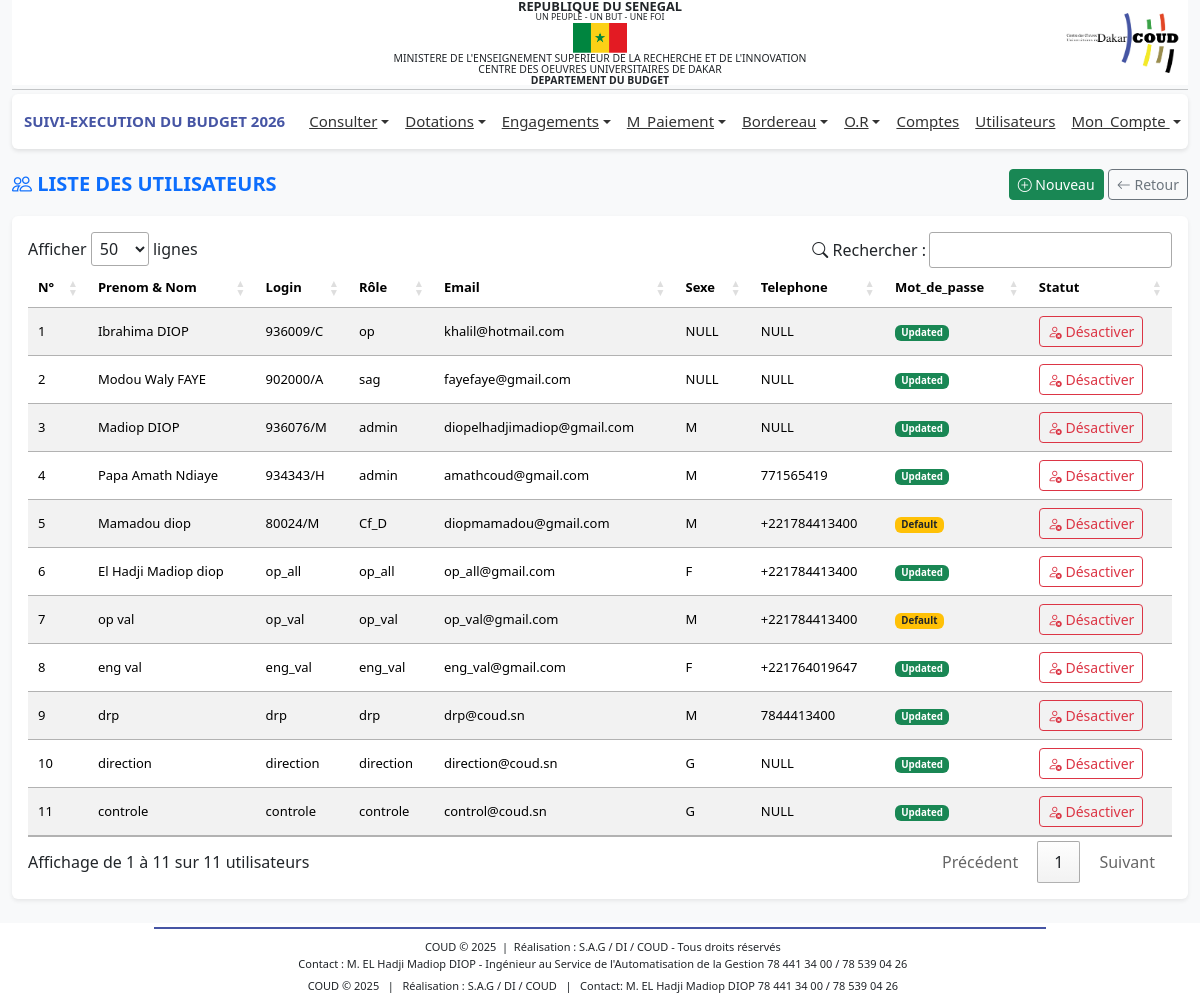
Page /profiles/dba/liste_users.php (signed in) on the earlier database version.
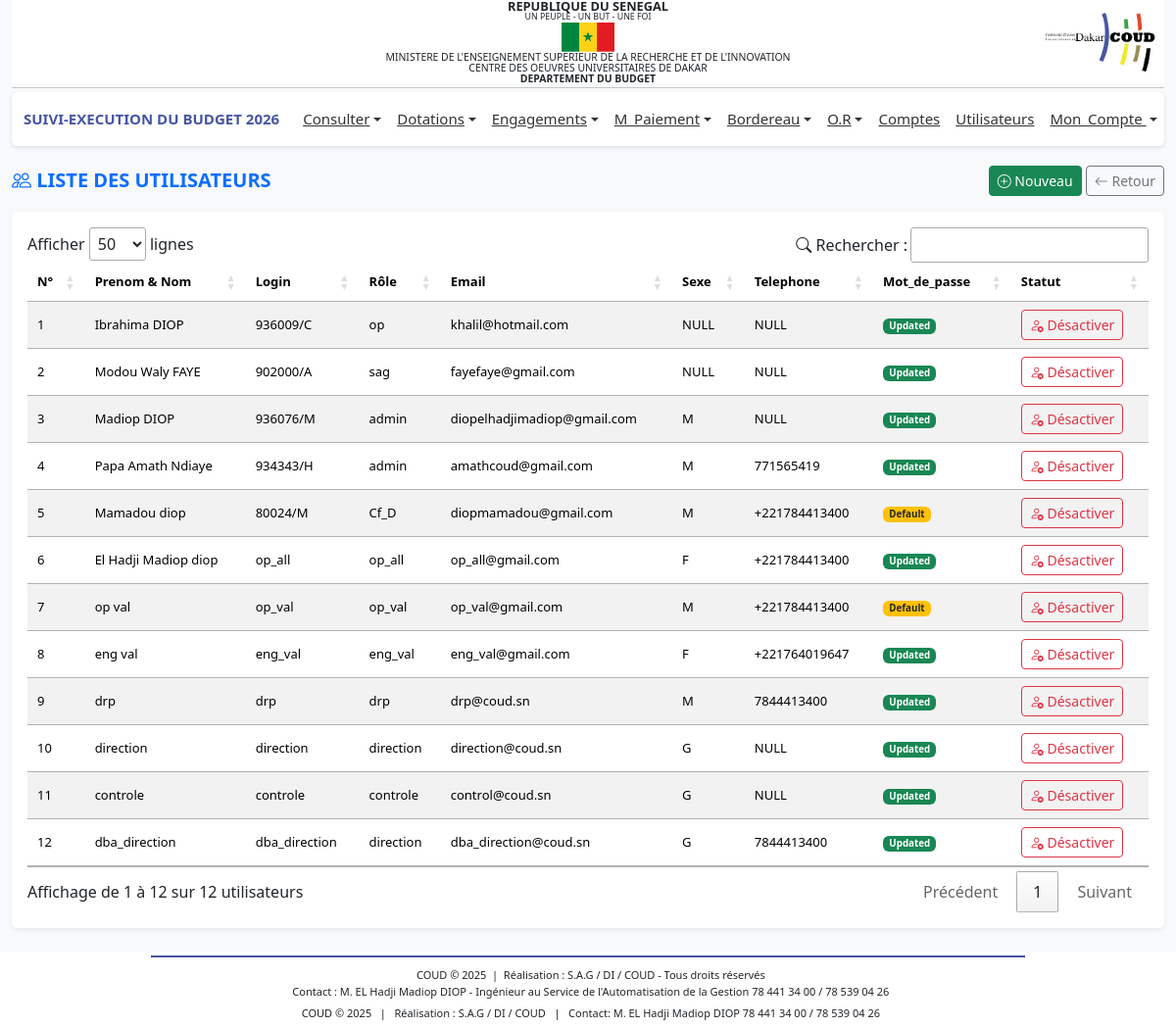
Same page on the later database version.
### tables this page shows
CREATE TABLE IF NOT EXISTS `bud_users` (
  `idUser` int NOT NULL AUTO_INCREMENT,
  `nom` varchar(100) DEFAULT NULL,
  `log` varchar(100) DEFAULT NULL,
  `mdp` varchar(255) DEFAULT NULL,
  `email` varchar(100) DEFAULT NULL,
  `priv` varchar(100) DEFAULT NULL,
  `priv_dba` varchar(255) DEFAULT NULL,
  `telephone` varchar(20) DEFAULT NULL,
  `sexe` varchar(15) DEFAULT NULL,
  `type_mdp` varchar(50) DEFAULT NULL,
  `statut` tinyint(1) NOT NULL DEFAULT '1',
  `date_sys` date NOT NULL,
  `an` varchar(10) DEFAULT NULL,
  PRIMARY KEY (`idUser`),
  UNIQUE KEY `log` (`log`),
  UNIQUE KEY `email` (`email`)
);

### includes/fonctions.php (called while the page is built, shortened)
<?php
function connexionBD()
{
    $connexion = mysqli_connect('localhost', 'root', '', 'budget_db_2024') or
        die('Serveur inaccessible. Merci de reessayer plus tard.');
    return $connexion;
}
$connexion = connexionBD();
function getAllUsers()
{
    global $connexion;
    $query = 'SELECT * FROM `bud_users` ORDER BY date_sys DESC';
    $result = $connexion->query($query);
    if ($result->num_rows > 0) {
        return $result->fetch_all(MYSQLI_ASSOC);
    } else {
        return [];
    }
}
?>

### profiles/dba/liste_users.php (the view, shortened to what this page needs)
<?php include '../../includes/fonctions.php';?>
<?php include '../../includes/header.php';?>
<link rel="stylesheet" href="https://cdn.datatables.net/1.13.6/css/jquery.dataTables.min.css">
<link rel="stylesheet" href="https://cdn.jsdelivr.net/npm/bootstrap-icons@1.11.3/font/bootstrap-icons.css">
<main class="container-fluid mt-3">
    <div class="d-flex justify-content-between align-items-center mb-3">
        <h5 class="text-primary fw-bold mb-0">
            <i class="bi bi-people"></i> LISTE DES UTILISATEURS
        </h5>
        <div>
            <a href="add_user.php" class="btn btn-success btn-sm">
                <i class="bi bi-plus-circle"></i> Nouveau
            </a>
            <a href="javascript:history.back()" class="btn btn-outline-secondary btn-sm">
                <i class="bi bi-arrow-left"></i> Retour
            </a>
        </div>
    </div>
    <div class="card shadow-sm border-0">
        <div class="card-body">
            <table id="tableUsers" class="table table-striped table-hover align-middle">
                <thead class="custom-header">
                    <tr>
                        <th>N°</th>
                        <th>Prenom & Nom</th>
                        <th>Login</th>
                        <th>Rôle</th>
                        <th>Email</th>
                        <th>Sexe</th>
                        <th>Telephone</th>
                        <th>Mot_de_passe</th>
                        <th>Statut</th>
                    </tr>
                </thead>
                <tbody>
                    <?php
                    $users = getAllUsers();
                    $n = 1;
                    ?>
                    <?php if (!empty($users)) : ?>
                    <?php foreach ($users as $user) : ?>
                    <tr>
                        <td><?= $n ?></td>
                        <td><?= htmlspecialchars($user['nom']) ?></td>
                        <td><?= htmlspecialchars($user['log']) ?></td>
                        <td><?= htmlspecialchars($user['priv']) ?></td>
                        <td><?= htmlspecialchars($user['email']) ?></td>
                        <td><?= htmlspecialchars($user['sexe']??"NULL") ?></td>
                        <td><?= htmlspecialchars($user['telephone']??"NULL") ?></td>
                        <td>
                            <span
                                class="badge <?= ($user['type_mdp'] == 'updated') ? 'bg-success' : 'bg-warning text-dark'; ?>">
                                <?= ucfirst(htmlspecialchars($user['type_mdp'])) ?>
                            </span>
                        </td>
                        <td>
                            <a href="?toggle_id=<?= $user['idUser'] ?>"
                                class="btn btn-sm <?= ($user['statut']) ? 'btn-outline-danger' : 'btn-outline-success' ?>"
                                onclick="return confirm('Confirmer cette action ?')">
                                <i class="bi <?= ($user['statut']) ? 'bi-person-x' : 'bi-person-check' ?>"></i>
                                <?= ($user['statut']) ? 'Désactiver' : 'Activer' ?>
                            </a>
                        </td>
                    </tr>
                    <?php $n++; ?>
                    <?php endforeach; ?>
                    <?php endif; ?>
                </tbody>
            </table>
        </div>
    </div>
</main>
<?php include '../../includes/footer.php';?>
<link rel="stylesheet" href="https://cdn.datatables.net/buttons/2.4.2/css/buttons.dataTables.min.css">

Differences in the rows shown:
added bud_users: nom "dba_direction", log "dba_direction", priv "direction", email "dba_direction@coud.sn", sexe "G", telephone "7844413400", type_mdp "Updated", statut 1 (drawn)
Other differences:
text written by a page script: "Afficher lignes Rechercher : Affichage de 1 à 11 sur 11 utilisateurs Précédent 1 Suivant" → "Afficher lignes Rechercher : Affichage de 1 à 12 sur 12 utilisateurs Précédent 1 Suivant"
